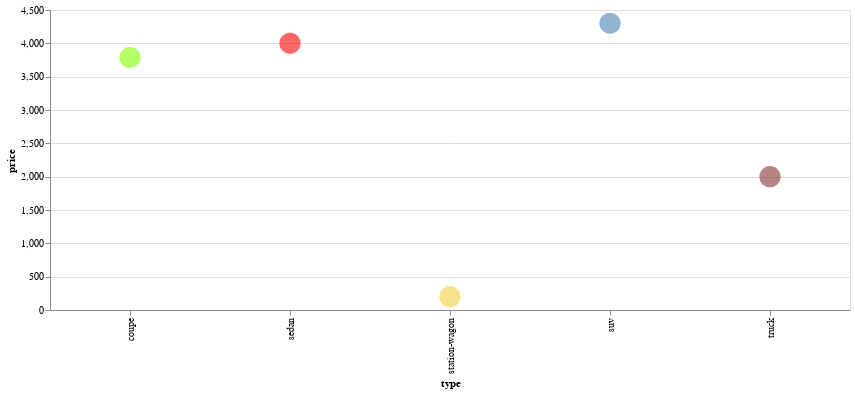

Notebook code cell kept with this figure:
### Code cell
alt.Chart(source).mark_circle(size=450).encode(     
    alt.Y('price'),     
    alt.X('type'),
    color=alt.Color('color', scale=None)
  ).configure_mark(
    opacity=0.6
  ).properties(
    width=800,
    height=300
  )

### Figure 1 — Vega-Lite specification as saved in the notebook (floating-point values rounded to 4 significant figures)
{"config": {"view": {"continuousWidth": 300, "continuousHeight": 300}, "mark": {"opacity": 0.6}}, "data": {"name": "data-8e11562155192a15f1f790cb41fed6ef"}, "mark": {"type": "circle", "size": 450}, "encoding": {"color": {"field": "color", "scale": null, "type": "nominal"}, "x": {"field": "type", "type": "nominal"}, "y": {"field": "price", "type": "quantitative"}}, "height": 300, "width": 800, "$schema": "https://vega.github.io/schema/vega-lite/v5.15.1.json", "datasets": {"data-8e11562155192a15f1f790cb41fed6ef": [{"type": "sedan", "price": 4000, "color": "red"}, {"type": "suv", "price": 4300, "color": "steelblue"}, {"type": "coupe", "price": 3786, "color": "chartreuse"}, {"type": "station-wagon", "price": 200, "color": "#F4D03F"}, {"type": "truck", "price": 2000, "color": "#883333"}]}}
